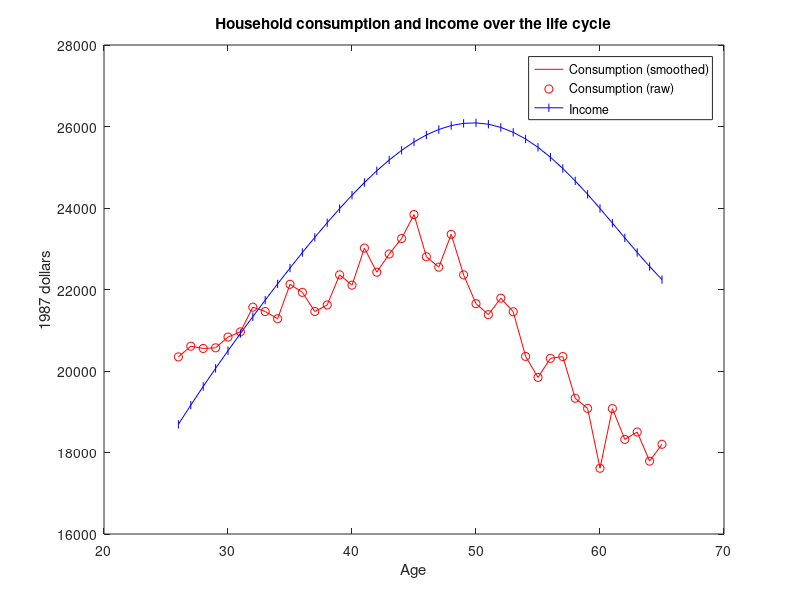

MATLAB code to generate this figure: (Note: this script raises an error after producing the figure.)
% Gourinchas & Parker (2002) - Consumption over the Life-Cycle

% First, does 'robust' estimation with the identity matrix as the weighting matrix
% Second, then does 'efficient' estimation, with the inverse of the
% variance-covariance matrix of the moment conditions, as the weighting matrix

% Currently, I just take the data moments and the weighting matrix from some online materials.

% Alternatively, GP2002_FirstStage.m reproduces the data work from scratch
% (NOT YET COMPLETED)

% Important difference: GP2002 solve based on the FOCs (the consumption
% Euler Eqn). As a result, they do NOT need V_{J+1}, they instead just need
% C_{J+1} [think about writing out a sequence problem, and then think about 
% the FOC between periods J and J+1, all you need is C_{J+1} to iterate from.
% GP2002 write this FOC with C_{J+1} as eqn below eqn (5) on pg 55]. 
% They write out the original model with a kappa and h that determine
% V_{J+1}. But they then can essentially drop kappa, replace h with gamma0
% and gamma1, and because gamma0 and gamma1 determine C_{J+1}, they can
% solve the model without ever finding V_{J+1}. VFI Toolkit works based on
% value function iteration, and so C_{J+1} is not enough for us, we need
% V_{J+1}. We therefore need to work with kappa and h, instead of gamma0
% and gamma1. As a result, we are going to be estimating different
% parameters to what GP2002 do, but we are just estimating a different
% parametrization of the model (with kappa and h to pin down V_{J+1}) than
% what GP2002 used (with gamma0 and gamma1 to pin down C_{J+1}).
% [Both this code and GP2002 also estimate R and rho]

% Another important difference: GP2002 do 'two-iteration efficient SMM'
% (they call it two-step). Here because of the nature of the moments we can
% just directly do efficient GMM (with no need for two-iterations).
 

%% Age and model periods

N_j=40;
Params.agejshifter=25; % first period is age 26
% Age
Params.J=N_j;
Params.agej=1:1:N_j;
Params.age=Params.agejshifter+Params.agej;

% some stuff I want to skip sometimes (1=do them, 0=skip)
preCalibFigures=0;
doRuntimes=0;
doMomentDerivs=0;
doCheckVariousParams=0;

% alternative calibration for final period
altPeriodJ=1;

Params.nSigmas=1; % for both permanent and transitory shocks
% GP2002 did Gauss-Hermite quadrature with 5 points for permanent shocks (and same for for transitory shocks)
% I use KFTT for permanent and Farmer-Toda for transitory with way more points.
% Set small nSigmas, used for both, to be more in line with what a 5 point Gauss-Hermite is likely to produce in terms of amount of income risk

% Robust estimates (W=I): altPeriodJ=0
% nSigmas=0.3: beta=-0.03, rho=1.45   [h=71.25, kappa=7.07]
% nSigmas=0.5: beta=0.966, rho=0.01   [h=0.11, kappa=1.02]
% nSigmas=1:   beta=, rho=


%% Empirical data
% From: https://github.com/ThomasHJorgensen/Sensitivity/tree/master/GP2002
% Who says: Empirical files from the orignal paper is based on the online code for the paper by Andrews et al. (2017, QJE) and can be found here: https://dataverse.harvard.edu/dataset.xhtml?persistentId=doi:10.7910/DVN/LLARSN
% The data files are:
% income.txt:          age profile of average income (in 1000s of 1987 dollars)
% sample_moments.txt:  age profile of average consumption (in 1000s of 1987 dollars)
% weight.txt:          weight matrix used to estimate the structural parameters.
% I copy-pasted the contents of these here
avgincome=[18690.960, 19163.940, 19621.110, 20064.870, 20497.210, 20919.710, 21333.540, 21739.350, 22137.360, 22527.250, 22908.310, 23279.320, 23638.630, 23984.270, 24313.830, 24624.660, 24913.860, 25178.370, 25415.050, 25620.790, 25792.540, 25927.470, 26023.090, 26077.300, 26088.440, 26055.600, 25978.380, 25857.240, 25693.430, 25488.990, 25246.820, 24970.680, 24665.150, 24335.610, 23988.180, 23629.620, 23267.470, 22909.670, 22564.940, 22242.540];
avgconsumption=[20346.439999999999, 20608.549999999999, 20553.389999999999, 20568.669999999998, 20832.849999999999, 20960.669999999998, 21566.720000000001, 21459.770000000000, 21282.630000000001, 22127.910000000000, 21929.880000000001, 21460.419999999998, 21619.970000000001, 22359.830000000002, 22107.360000000001, 23016.139999999999, 22424.619999999999, 22871.310000000001, 23250.590000000000, 23839.259999999998, 22803.639999999999, 22548.490000000002, 23354.259999999998, 22359.360000000001, 21651.770000000000, 21383.049999999999, 21787.459999999999, 21454.160000000000, 20358.779999999999, 19842.860000000001, 20311.130000000001, 20353.930000000000, 19331.619999999999, 19082.180000000000, 17613.980000000000, 19077.070000000000, 18321.340000000000, 18501.980000000000, 17788.040000000001, 18201.759999999998];
WeightingMatrix_AGS2017=diag([3.6872008,3.8049959,3.5500436,3.7745263,4.2091920,4.1346511,3.8382528,3.7693568,4.0865395,3.8544915,3.9664480,3.8415740,4.0701883,3.7211355,3.7487563,3.7335098,3.7867473,3.7138973,3.9722601,3.2203741,3.6383268,3.3823610, 3.7156815,3.3014884,3.1814975,3.7363199,3.7048994, 3.7809048, 3.6250560, 3.2918133, 3.5717417,3.9574252,3.4803905,3.1553934,3.9773247,3.2377166,3.4513555,3.5322114,3.5292536, 3.4207858]);
% Note: I have double-checked these against contents of ./derived/Transparent Identification (Gourinchas and Parker Replication)/output/make.log
%       from the materials of https://dataverse.harvard.edu/dataset.xhtml?persistentId=doi:10.7910/DVN/LLARSN
% Note: This later source got the following as the fitted (estimated) moments for consumption:
fittedavgconsumption_AGS2017=[18675.330192338559, 19388.212600096318, 19931.409678033669, 20416.983059913120, 20846.511902463310, 21249.797274646731, 21568.638059828245, 21960.326011461413, 22250.073312477685, 22572.663315759091, 22762.477900147911, 22965.855194085474, 23083.242442513980, 23172.036295533137, 23106.696851993544, 23010.418890175795, 22932.704122827741, 22774.784936048960, 22610.201008821856, 22425.937563838477, 22235.859576262708, 22038.096024257269, 21875.939447598190, 21683.238568007921, 21469.783149753606, 21258.301954897222, 21061.824954368018, 20832.183568772063, 20577.220515166311, 20348.595988976027, 20110.078731585425, 19875.656107118601, 19617.792926036545, 19368.268110153349, 19120.868715666104, 18842.115913731086, 18605.273565004958, 18327.670847333808, 18072.160850591466, 17806.156351514812];
% Note: these are the fitted moments for AGS2017 estimates:
% beta	0.9574
% rho	0.6526024
% x0	0.061146601185
% gamma0	0.0015
% gamma1	0.071
% From AGS2017: /derived/Transparent Identification (Gourinchas and Parker Replication)/code/gp_procedures.gau
% Is the original code of GP2002 for solving the model.

% Note: GP2002 say WeightingMatrix is diagonal matrix with elements being the inverse of the variance of the moments,
% this would give variance as around 0.3, so presumably is already for log(C)

% Note: average consumption is the raw data (can tell from Fig 2, shown just below)
% GP2002 estimate based on a smooth profile
% GP2002, pg 86: "Smooth profiles are constructed by estimating an equation
% similar to (14) that fixed pi_2 at the value estimated on the unsmoothed
% data, replaces the age and cohort dummies by fifth order polynomials, and
% extends the highest age to 70 to avoid some of the endpoint problems
% commonly encountered with polynomial smoothers"
% Eqn 14: lnCtilde_i=f_i pi_1 + a_i pi_2 + b_i pi_3 + U_i pi_4 + Ret_i pi_5 +epsilon_i
% Where: Ctilde=observed household consumption in the CEX
%        f_i=set of family dummies, a_i=complete set of age dummies
%        b_i=complete set of cohort dummies (less the middle one)
%        U_i=census region unemployment rate in year tau
%        Ret_i=dummy for each group that is equal to 1 when the respondent is retired
smoothavgconsumption=avgconsumption; % PLACEHOLDER


figure(2)
plot(26:1:65,smoothavgconsumption,'-r')
hold on
plot(26:1:65,avgconsumption,'or')
plot(26:1:65,avgincome,'-|b')
hold off
title('Household consumption and income over the life cycle')
legend('Consumption (smoothed)','Consumption (raw)','Income')
ylabel('1987 dollars')
xlabel('Age')

% From the average income profile we derive the expected income growth profile
% Params.g=[log(avgincome(2:end))-log(avgincome(1:end-1)),0]; % GP2002 pg 65 gives this formula
% But actually this is done off of log avg income fitted to a fifth order polynomial in age
% Got polynomial coeffs for upsilon from (Ctrl+F for "permanent income growth" https://github.com/ThomasHJorgensen/Sensitivity/blob/master/GP2002/solve_GP2002.py
Ybar=exp(6.8013936+0.3264338*Params.age-0.0148947*Params.age.^2+0.000363424*Params.age.^3-4.411685*10^(-6)*Params.age.^4+2.056916*10^(-8)*Params.age.^5);
Params.g=[log(Ybar(2:end))-log(Ybar(1:end-1)),0]; % GP2002 pg 65 gives this formula
% Note: Ybar ends up almost identical to avgincome in any case

%% Now, set up the model
n_d=0; % no decision variable
n_a=1001; % 501 % 1001 % assets is the only endogenous state
n_z=75; %51 % 75 Permanent shock (GP2002 renormalize to eliminate this, I just keep it as I'm lazy)
n_e=12; % zero-income shock (since the calibration follow Caroll (1997) I use 12 points as that is what Caroll (1997) used. I am just guessing GP2002 do the same)


%% Parameters
% Note: rho, beta, gamma0, gamma1 are going to be estimated by SMM, so these are anyway just initial guesses
% I set them to the values that GP2002 use for Figure 1 (so that I can reproduce it)

% Preferences
Params.rho=0.514; % CRRA utility param
% Params.upsilon= % Consumption equivalence scale
% GP2002 describe upsilon as a preference shifter that depends on household
% characteristics. But then just simplify it to an consumption equivalence scale anyway.
% Note: GP2002 is weird, as put consumption equivalence scale outside the utility fn, rather than directly on consumption in the utility fn.
% GP2002 say it is a fifth-order polynomial in age
% Got polynomial coeffs for upsilon from (Ctrl+F for "family shifter" https://github.com/ThomasHJorgensen/Sensitivity/blob/master/GP2002/solve_GP2002.py
Params.upsilonraw=0+0.13964975*Params.age-0.0047742190*Params.age.^2+8.5155210*10^(-5)*Params.age.^3-7.9110880*10^(-7)*Params.age.^4+2.9789550*10^(-9)*Params.age.^5;
% ThomasHJorgensen then does exp(upsilonraw-upsilonraw[lag])
Params.upsilonintermediate=exp(Params.upsilonraw(2:end)-Params.upsilonraw(1:end-1));
% ThomasHJorgensen says this is (upsilon_{t+1}/upsilon_t)^(1/rho) [a few lines below "family shifter"].
% Which makes sense looking at eqns (12) and (13) of GP2002.
% [He, like GP2002, works directly, so all they need is (upsilon_{t+1}/upsilon_t)^(1/rho), as that is what appears in the consumption Euler eqn, see eqn 5 of GP2002]
% Because I work with the value function, I need the actual upsilon_t. I will normalize first period value to 1, 
% and then use upsilonintermediate to iterate them
%   Params.upsilon=ones(N_j,1);
%   for jj=2:N_j
%       Params.upsilon(jj)=Params.upsilon(jj-1)*Params.upsilonintermediate(jj-1)^Params.rho;
%   end
% Note: To solve VFI, we need upsilon, but to solve Consumption Euler Eqn
% you only need upsilonintermediate. Hence the dependence on rho is
% implicit, rather than explicit, in the Consumption Euler Eqn estimation.
% But here we do VFI, so we cannot use upsilon in the model (as it depends
% on rho which needs to be estimated) and hence we create the following
% 'upsilon pre rho' that will be modified by rho in the return function.
Params.upsilon_prerho=[1,cumprod(Params.upsilonintermediate)];
% We can get upsilon from this as: upsilon=upsilonprerho^rho [which is done inside the return function+


% Discount factor
Params.beta=0.9598;

% Asset returns
Params.R=1.0344;

% Retirement
Params.gamma0=0.0015;
Params.gamma1=0.0710;
% We do not use gamma0 and gamma1 for anything (as we solve by VFI, while GP2002 solved the FOCs)
% Instead we need
Params.h=Params.gamma0/Params.gamma1;
% Note: GP2002 define gamma0=gamma1*h on pg 55 on line below eqn (6)


% Exogenous shocks
% Permanent shocks
% Params.g was already set above
Params.sigma_z_n=sqrt(0.0212); % standard dev of innovations to z
% Transitory shocks
Params.p=0.00302; % probability of zero earnings
Params.sigma_u=sqrt(0.0440); % std dev of innovations to u (exp(u) occurs with prob 1-p)
% GP2002 report 'variance of permanent shock' and 'variance of transitory shock' in Table 1 on pg 61

% Bequests
Params.kappa=500; 
% GP2002 don't say what value kappa takes as they use euler eqn so just
% need gamma0 and gamma1 (instead of h and kappa)


% Initial assets at age 26
% Done below



%% GP2002 do a first stage estimation of R, p , sigma_z_n and sigma_u
% They get the point estimates as above
% R is interest rate of 3.440, p=0.00302, sigma_z_n=sqrt(0.0212), sigma_u=sqrt(0.0440)
% They also report that the standard error of R is 0.281 and the standard error of p is 0.000764.
% They do not report standard errors of the estimates of sigma_z_n^2 and sigma_u^2


%% Grids
% Because there is a positive probability in every period of zero earnings and agents must die without debt, there is implicitly a no-borrowing constaint
a_grid=(7*10^5)*linspace(0,1,n_a)'.^3; % average annual income is about 20,000, so use max assets of 600,000

d_grid=[];

% # Set permanent income to the first predicted value:
%         self.par.init_P = Ybar[0]/1000.0 # line 1651

% Shocks: Jorgensen codes does Gauss-Hermite for both the permanent and transitory shocks using 5 points for each.
%         My impression from his codes is that this is also what GP2002 did.

% Permanent shocks
% GP2002 has that z_t=G_t z_{t-1} N_t
% G=(1+g) is the growth factor for permanent labor income
% ln(N) ~ N(0, sigma_n^2)
% If we log this process we get: lnZ_t= g + lnZ_t-1 + lnN_t
% Since N_t is log-normal, we just get n_t=log(N_t) ~ N(0, sigma_z_n^2), which is nice and easy
% We need to use the extension of Farmer-Toda to age-dependent parameters to handle the income growth g and that there are permanent shocks
kfttoptions.nSigmas=Params.nSigmas;
kfttoptions.nMoments=2; % discretization targets first two conditional moments
kfttoptions.initialj0mewz=log(Ybar(1)); % Based on codes of Jorgensen (2023), he seems to set period 1 to be a permanent shock on this Ybar(1). This is just like making period 0 the Ybar(1).
[lnz_grid_J, pi_z_J,jequaloneDistz,otheroutputs] = discretizeLifeCycleAR1_KFTT(Params.g,ones(1,N_j),Params.sigma_z_n*ones(1,N_j),n_z,N_j,kfttoptions);
% Note: GP2002 does what you should do in a model with exogenous
% labor and  permament shocks, namely renormalize and then solve. We just
% take the lazy (but computationally costly) option here, on the plus side
% it makes it easy to modify this shock process.
z_grid_J=exp(lnz_grid_J);
% jequaloneDistz is the initial distribution

% Turns out that while the original discretization is good, taking the exponential of the grid messes up the drift.
% (This is fairly standard, discretizing and then taking exponential often messes things up)
% Following few lines are showing what goes wrong
[lnzmean,lnzvariance,lnzautocorrelation,~]=MarkovChainMoments_FHorz(lnz_grid_J,pi_z_J,jequaloneDistz);
[zmean,zvariance,zautocorrelation,~]=MarkovChainMoments_FHorz(z_grid_J,pi_z_J,jequaloneDistz);
% lnzmean./log(Ybar) % Shows that mean of discretized income is always within 1% of data
% zmean./Ybar % shows that after exponentials are taken it yoes wrong
% exp(lnzmean)./Ybar % Shows just a 2-3% difference, so mostly has to do with how exponential interacts with grid and probabilities
% I just do something fairly brute-force to correct this, namely I renormalize each age grid to get the correct growth in mean income
for jj=1:N_j
    z_grid_J(:,jj)=z_grid_J(:,jj)*(Ybar(jj)/zmean(jj));
end
% Check this has done a decent job
[zmean,zvariance,zautocorrelation,~]=MarkovChainMoments_FHorz(z_grid_J,pi_z_J,jequaloneDistz);
% zmean./Ybar % Now these are all equal to 1
% Note: You could definitely do something nicer here, but this will do (as paper is anyway just about age-conditional means)


% Transitory shocks
% First, the e shock which is i.i.d.
% Consists of a first stage, which GP2002 call u
farmertodaoptions.nSigmas=Params.nSigmas; 
[u_grid,pi_u]=discretizeAR1_FarmerToda(0,0,Params.sigma_u,n_e-1,farmertodaoptions);
pi_u=pi_u(1,:)';
% [sum(lnZ_grid.*pi_Z),Params.mew_lnZ] % should be equal, they are
% Now add in the zero-income event, and use Z instead of lnZ
e_grid=[0; exp(u_grid)];
pi_e=[Params.p; (1-Params.p)*pi_u]; % There is no difference between pi_lnZ and pi_Z
  
% sum(e_grid.*pi_e) 
% Not exactly equal to one because of the discretization, so I renormalize the grid so that we get exactly 1
e_grid=e_grid./sum(e_grid.*pi_e);
sum(e_grid.*pi_e) % This should be 1 (it is :)

% Note: GP2002 use zero mean for innovations n and u, which is kind of an odd departure from Carroll (1997) given how closely the income process otherwise follows it
% (Carroll (1997) uses means for u and n that mean that exp(u) and exp(n) are a specific non-zero mean and mean one repectively)

vfoptions.n_e=n_e;
vfoptions.e_grid=e_grid;
vfoptions.pi_e=pi_e;
simoptions.n_e=vfoptions.n_e;
simoptions.e_grid=vfoptions.e_grid;
simoptions.pi_e=vfoptions.pi_e;


%% Return fn
DiscountFactorParamNames={'beta'};

ReturnFn=@(aprime,a,z,e,R,rho,upsilon_prerho,agej,J,beta,kappa,h,altPeriodJ,rhoJ) GourinchasParker2002_ReturnFn(aprime,a,z,e,R,rho,upsilon_prerho,agej,J,beta,kappa,h,altPeriodJ,rhoJ);



%% Initial values for parameters to be estimated
% Use the AGS estimates
Params.beta=0.9574;
Params.rho=0.6526;
Params.gamma0=0.0015;
Params.gamma1=0.071;
Params.h=Params.gamma0/Params.gamma1;
% WHAT IS x0: log(0.0611)=-2.79, so this is omega26_mean, which is anyway almost exactly what I set below: exp(-2.794)=0.0612


Params.kappa=3;
% Overwrite with some better initial guesses based on the solution (calculated on a previous run)
Params.rho=0.3;
% Params.beta=0.94;

if altPeriodJ==1
    Params.rhoJ=Params.rho;
    Params.altPeriodJ=1;
elseif altPeriodJ==0
    Params.rhoJ=0; % Not used for anything
    Params.altPeriodJ=0;
end

%% Try solving value function
tic;
vfoptions.divideandconquer=1; % take advantage of monotonicity for a faster solution algorithm
[V,Policy]=ValueFnIter_Case1_FHorz(n_d,n_a,n_z,N_j,d_grid,a_grid,z_grid_J,pi_z_J,ReturnFn,Params,DiscountFactorParamNames,[],vfoptions);
vftime=toc

%% Initial distribution

% GP2002 do not talk about initial distribution of permanent shocks.
% GP2002 say they set initial assets to be log-normal distribution with
Params.omega26_mean=-2.794; % parameter for the mean of log assets
Params.omega26_stddev=1.784; % parameter for the std dev of log assets
% Note that from these two, we get that the mean of assets is
% exp(Params.omega26_mean+0.5*Params.omega26_stddev^2)=0.300;
% These numbers are from Table II, pg 62 of GP2002.


% So we need to put this log-normal distribution onto our asset grid
tic;
jequaloneDistassets=MVNormal_ProbabilitiesOnGrid(log((a_grid+[10^(-9);zeros(n_a-1,1)])/10000),Params.omega26_mean,Params.omega26_stddev,n_a);
initdisttime=toc
% Note that the normal distribution is put onto log(a_grid), and hence this is like putting a log-normal distribution onto a_grid.
%     First point in a_grid is zero, so have to add something tiny before taking log; this is the +[10^(-9);zeros(n_a-1,1)]
%     This initial distribution is actually on 10,000s of dollars, not on dollars. So I put it onto a_grid/10000, rather than onto a_grid.


% So initial dist is given by
jequaloneDist=zeros(n_a,n_z,n_e);
% I decided to add some variance to the income shocks, otherwise the first moment has almost zero variance at low ages which seems silly (clearly conflicts with data)
jequaloneDist=jequaloneDistassets.*jequaloneDistz'.*shiftdim(pi_e,-2);
% z_grid_J(:,1)=linspace(0.95,1.05,n_z)'.*z_grid_J(:,1); % add 

% GP2002 don't specify age weights, but as their only outputs are
% life-cycle profiles they don't have too. So we will just put equal weights.
AgeWeightParamNames={'mewj'};
Params.mewj=ones(1,N_j)/N_j;

%% Solve agent dist
tic;
StationaryDist=StationaryDist_FHorz_Case1(jequaloneDist,AgeWeightParamNames,Policy,n_d,n_a,n_z,N_j,pi_z_J,Params,simoptions);
disttime=toc

%% Plot some outputs
FnsToEvaluate2.Income=@(aprime,a,z,e) z*e;
FnsToEvaluate2.Consumption=@(aprime,a,z,e,R) R*a+z*e-aprime;
FnsToEvaluate2.z=@(aprime,a,z,e) z;
FnsToEvaluate2.e=@(aprime,a,z,e) e;
FnsToEvaluate2.a=@(aprime,a,z,e) a;

simoptions.whichstats=[1,0,0,0,0,0,0]; % just the mean
tic;
AgeConditionalStats=LifeCycleProfiles_FHorz_Case1(StationaryDist,Policy,FnsToEvaluate2,Params,[],n_d,n_a,n_z,N_j,d_grid,a_grid,z_grid_J,simoptions);
acstime=toc

if preCalibFigures==1
    figure(3);
    plot(Params.age,AgeConditionalStats.Income.Mean)
    hold on
    plot(Params.age,AgeConditionalStats.Consumption.Mean)
    hold off
    title('Model life-cycle profiles (pre-calibration)')
    legend('Income','Consumption')


    figure(4)
    subplot(3,1,1); plot(Params.age,AgeConditionalStats.a.Mean)
    title('Assets (a) (pre-calibration)')
    subplot(3,1,2); plot(Params.age,AgeConditionalStats.z.Mean)
    title('Permanent shock (z) (pre-calibration)')
    subplot(3,1,3); plot(Params.age,AgeConditionalStats.e.Mean)
    title('Transitory shock (e) (pre-calibration)')


    figure(5)
    subplot(2,1,1); plot(26:1:65,avgincome,Params.age,AgeConditionalStats.Income.Mean)
    title('Income (pre-calibration)')
    legend('Data','Model')
    subplot(2,1,2); plot(26:1:65,smoothavgconsumption,Params.age,AgeConditionalStats.Consumption.Mean,26:1:65,fittedavgconsumption_AGS2017)
    title('Consumption (pre-calibration)')
    legend('Data','Model','AGS2017')
end

%% Okay, let's estimate

%% Now, we estimate the model parameters to target the mean life cycle profile of consumption
% To do this using the toolkit there are two things we need to setup
% First, just say all the model parameters we want to calibrate
% For exercise of GP2002 there are four parameters
EstimParamNames={'beta','rho','h','kappa'};
% EstimParamNames gives the names of all the model parameters that will be
% estimated, these parameters must all appear in Params, and the values in
% Params will be used as the initial values.
% All other parameters in Params will remain fixed.

% Second, we need to say which model statistics we want to target
% We can target any model stat generated by the AllStats, and LifeCycleProfiles commands
% We set up a structure containing all of our targets
TargetMoments.AgeConditionalStats.Consumption.Mean=log(smoothavgconsumption');
estimoptions.logmoments=1; % We target log(C), not C. [Note: we put in the target log(C), and use estimoptions.logmoments to say we want to target log(C) so that the model also uses log()]
% Note: When setting up TargetMoments there are some rules you must follow
% There are two options TargetMomements.AgeConditionalStats and
% TargetMoments.AllStats (you can use both). Within these you must 
% follow the structure that you get when you run the commands
% AgeConditionalStats=LifeCycleProfiles_FHorz_Case1()
% and
% AllStats=EvalFnOnAgentDist_AggVars_FHorz_Case1()
% [If you are using PType, then these will be the PType equivalents]

% So we want a FnsToEvaluate which is just consumption (this will be faster as it only includes what we actually need)
FnsToEvaluate.Consumption=@(aprime,a,z,e,R) R*a+z*e-aprime;

save ./SavedOutput/GP2002setup.mat

% load ./SavedOutput/GP2002setup.mat

estimoptions.CalibParamsNames={'R'};

if altPeriodJ==1
    EstimParamNames={'beta','rho','h','kappa','rhoJ'}; % include rhoJ in the parameters to estimate
end

%% I ran it and got estimates along the lines of beta=0.966, rho=0, and h negative.
% Constrain h>=0 
estimoptions.constrainpositive={'h'};

%% Need the Variance-Covariance matrix of the moment conditions
% GP2002 say they set weights as diagonal matrix, with elements being inverse of the variance of the data moments (given the actual numbers, these are presumably for log(C))
% AGS2017 give the weights, but not the original covarinance matrix, so just invert it
CovarMatrixDataMoments=zeros(size(WeightingMatrix_AGS2017));
CovarMatrixDataMoments(logical(eye(size(CovarMatrixDataMoments))))=diag(WeightingMatrix_AGS2017).^(-1); 
% Note: Because the data source used by GP2002 is cross-sectional, the
% covariances between the different age-conditional-means is zero by definition.

% Note: The Variance-Covariance matrix of the moment conditions is not
% typically equal to the Variance-Covariance matrix if the data moments.
% But we are using 'seperable moments' and GMM estimation, so the two
% coincide for us here. [Note, GP2002 and AGS2017 use SMM, so it would not
% be true for them.]

%% Done, setting up. 
ParametrizeParamsFn=[]; % not something we use

%% First, the robust estimation
% Robust: use the identity matrix as weighting matrix

RobustWeightingMatrix=eye(size(CovarMatrixDataMoments));

estimoptions.verbose=1; % give feedback
[EstimParams_robust, EstimParamsConfInts_robust, estsummary_robust]=EstimateLifeCycleModel_MethodOfMoments(EstimParamNames,TargetMoments, RobustWeightingMatrix,CovarMatrixDataMoments, n_d,n_a,n_z,N_j,d_grid, a_grid, z_grid_J, pi_z_J, ReturnFn, Params, DiscountFactorParamNames, jequaloneDist,AgeWeightParamNames, ParametrizeParamsFn, FnsToEvaluate, estimoptions, vfoptions,simoptions);
% EstimParams is the estimated parameter values
% estsummary is a structure containing various info on how the estimation
% went, plus some output useful for analysis

save ./SavedOutput/GP2002estimation_robust.mat EstimParams_robust EstimParamsConfInts_robust Params estsummary_robust estimoptions

save ./SavedOutput/GP2002_1.mat

% estimoptions.skipestimation=1

%% Second, the efficient estimation
% Efficient: use the inverse of the variance-covariance matrix of the moment conditions as the weighting matrix
% Typically, efficient estimation requires a two-iteration estimator.
% But...
% Because we use GMM and separable moments we can do GMM in a single
% iteration. GMM with separable moments means that the variance-covariance 
% matrix of the moment conditions is just equal to the variance-covariance
% matrix of the data moments.

EfficientWeightingMatrix=CovarMatrixDataMoments^(-1);

estimoptions.verbose=1; % give feedback
[EstimParams_eff, EstimParamsConfInts_eff, estsummary_eff]=EstimateLifeCycleModel_MethodOfMoments(EstimParamNames,TargetMoments, EfficientWeightingMatrix,CovarMatrixDataMoments, n_d,n_a,n_z,N_j,d_grid, a_grid, z_grid_J, pi_z_J, ReturnFn, Params, DiscountFactorParamNames, jequaloneDist,AgeWeightParamNames, ParametrizeParamsFn, FnsToEvaluate, estimoptions, vfoptions,simoptions);
% EstimParams is the estimated parameter values
% estsummary is a structure containing various info on how the estimation
% went, plus some output useful for analysis

save ./SavedOutput/GP2002estimation_eff.mat EstimParams_eff EstimParamsConfInts_eff Params estsummary_eff estimoptions

save ./SavedOutput/GP2002_2.mat



%% Do I get the same estimates:
% GP2002 report that: 
% beta=0.960 (std dev. 0.01)
% rho=0.514 (std dev. 0.169)
% h=gamma0/gamma1=0.001/0.071=0.0141
% AGS2017 report that:
% beta=0.9574
% rho=0.6526

% GP2002 had:
% gamma0=0.0015 (std dev. 3.84)
% gamma1=0.0710 (std dev. 0.1215)

% My estimates differ, but because I have a different parametrization of
% period J+1 to GP2002 (I parametrize V_{J+1} by h and kappa, they
% parametrize C_{J+1} by gamma0 and gamma1) it is not possible to just
% compare the value of the objective function under my parameter estimates
% with the value of the objective function under their parameter estimates.




%% Plot some outputs
for cc=1:length(EstimParamNames)
    Params.(EstimParamNames{cc})=EstimParams_robust.(EstimParamNames{cc});
end
simoptions.whichstats=ones(1,7);
[V,Policy]=ValueFnIter_Case1_FHorz(n_d,n_a,n_z,N_j,d_grid,a_grid,z_grid_J,pi_z_J,ReturnFn,Params,DiscountFactorParamNames,[],vfoptions);
StationaryDist=StationaryDist_FHorz_Case1(jequaloneDist,AgeWeightParamNames,Policy,n_d,n_a,n_z,N_j,pi_z_J,Params,simoptions);

% FnsToEvaluate2.Income=@(aprime,a,z,e) z*e;
% FnsToEvaluate2.Consumption=@(aprime,a,z,e,R) R*a+z*e-aprime;
% FnsToEvaluate2.z=@(aprime,a,z,e) z;
% FnsToEvaluate2.e=@(aprime,a,z,e) e;
% FnsToEvaluate2.a=@(aprime,a,z,e) a;

AgeConditionalStats=LifeCycleProfiles_FHorz_Case1(StationaryDist,Policy,FnsToEvaluate2,Params,[],n_d,n_a,n_z,N_j,d_grid,a_grid,z_grid_J,simoptions);

figure(11);
plot(Params.age,AgeConditionalStats.Income.Mean)
hold on
plot(Params.age,AgeConditionalStats.Consumption.Mean)
hold off
title('Model life-cycle profiles')
legend('Income','Consumption')


figure(12)
subplot(3,1,1); plot(Params.age,AgeConditionalStats.a.Mean)
title('Assets (a)')
subplot(3,1,2); plot(Params.age,AgeConditionalStats.z.Mean)
title('Permanent shock (z)')
subplot(3,1,3); plot(Params.age,AgeConditionalStats.e.Mean)
title('Transitory shock (e)')


figure(13)
subplot(2,1,1); plot(26:1:65,avgincome,Params.age,AgeConditionalStats.Income.Mean)
title('Income')
legend('Data','Model')
subplot(2,1,2); plot(26:1:65,smoothavgconsumption,Params.age,AgeConditionalStats.Consumption.Mean,26:1:65,fittedavgconsumption_AGS2017)
title('Consumption')
legend('Data','Model','AGS2017')


% As a check on the graph, calculate the GMM objective function both for our estimate and AGS2017 estimate
Mdiff_mine=(log(smoothavgconsumption)-log(AgeConditionalStats.Consumption.Mean))';
Mdiff_AGS=(log(smoothavgconsumption)-log(fittedavgconsumption_AGS2017))';
GMMobj_mine=Mdiff_mine'*EfficientWeightingMatrix*Mdiff_mine;
GMMobj_AGS=Mdiff_AGS'*EfficientWeightingMatrix*Mdiff_AGS;
% GMMobj_AGS is lower, but because it is based on EE I cannot check if
% their parameters actually give the consumption means that they report (or
% if their mean consumption profile is actually impossible to acheive due
% to V_{J+1} having different parametrization to C_{J+1}.)
% Given their parameter estimates are essentailly my initial guess, I expect the
% alternative parametrization makes it impossible to achieve an objective
% function value as low as theirs.

save ./SavedOutput/GP2002_3.mat


%% Check asset grid (make sure people are not trying to leave the top end)
Sdist=squeeze(sum(sum(StationaryDist,3),2));
Sdist=cumsum(Sdist,1);
Sdist=Sdist./Sdist(end,:); % normalize to 1 conditional on age
figure(14)
plot(Sdist(:,1))
hold on
plot(Sdist(:,10))
plot(Sdist(:,20))
plot(Sdist(:,30))
plot(Sdist(:,40))
hold off
legend('period 1','10','20','30','40')
title('CDF of households over assets')
% Seems fine, no-one runs into the top of the grid

% Take a look at dist over z shocks too (just to see)
Sdistz=squeeze(sum(sum(StationaryDist,3),1));
Sdistz=cumsum(Sdistz,1);
Sdistz=Sdistz./Sdistz(end,:); % normalize to 1 conditional on age
figure(15)
plot(Sdistz(:,1))
hold on
plot(Sdistz(:,10))
plot(Sdistz(:,20))
plot(Sdistz(:,30))
plot(Sdistz(:,40))
hold off
legend('period 1','10','20','30','40')
title('CDF of households over z (unit-root shocks)')


%% Runtime Comparisons
% needed for paper
if doRuntimes==1
    simoptions.whichstats=[1,0,0,0,0,0,0];
    simoptions.numbersims=1000; % for panel data

    FnsToEvaluate_temp.Consumption=FnsToEvaluate.Consumption; % Just consumption

    R=100; % Across 100 runs
    vftime=zeros(1,R);
    disttime=zeros(1,R);
    acstime=zeros(1,R);
    paneltime=zeros(1,R);
    acspaneltime=zeros(1,R);
    for rr=1:R
        fprintf('Runtime comparison: rr=%i \n',rr)

        tic;
        [V,Policy]=ValueFnIter_Case1_FHorz(n_d,n_a,n_z,N_j,d_grid,a_grid,z_grid_J,pi_z_J,ReturnFn,Params,DiscountFactorParamNames,[],vfoptions);
        vftime(rr)=toc;

        tic;
        StationaryDist=StationaryDist_FHorz_Case1(jequaloneDist,AgeWeightParamNames,Policy,n_d,n_a,n_z,N_j,pi_z_J,Params,simoptions);
        disttime(rr)=toc;

        tic;
        AgeConditionalStats=LifeCycleProfiles_FHorz_Case1(StationaryDist,Policy,FnsToEvaluate_temp,Params,[],n_d,n_a,n_z,N_j,d_grid,a_grid,z_grid_J,simoptions);
        acstime(rr)=toc;

        tic;
        simPanelValues=SimPanelValues_FHorz_Case1(jequaloneDist,Policy,FnsToEvaluate_temp,Params,[],n_d,n_a,n_z,N_j,d_grid,a_grid,z_grid_J,pi_z_J,simoptions);
        paneltime(rr)=toc;

        tic;
        AgeConditionalStats_PanelValues=PanelValues_LifeCycleProfiles_FHorz(simPanelValues,N_j,simoptions);
        acspaneltime(rr)=toc;

    end

    %% Runtime comparisons
    fprintf('When doing iteration runtimes are \n')
    [mean(disttime(2:end)),mean(acstime(2:end)),mean(disttime(2:end)+acstime(2:end))]
    fprintf('When doing simulation runtimes are \n')
    [mean(paneltime(2:end)),mean(acspaneltime(2:end)),mean(paneltime(2:end)+acspaneltime(2:end))] % first panel simulation contains time to open cpu pool, so drop it
    fprintf('For comparison, the value fn runtime is \n')
    mean(vftime)

    fprintf('Ratio of iteration-to-simulation runtimes is \n')
    mean(disttime(2:end)+acstime(2:end))/mean(paneltime(2:end)+acspaneltime(2:end))

end % doRuntimes

% %% Can we tell in advance which are likely to be best moments to target?
% % Calculate all the derivatives of moments with respect to parameters
% % Want to think about Gourinchas & Parker (2002) vs Cagetti (2003)
% % Both essentially estimate model of Carroll (1997)
% % GP2002 targets age-conditional mean of consumption
% % C2003 targets age-conditional median of wealth
% % Use calibrated parameters of Carroll (1997) 
% 
% if doMomentDerivs==1
%     % load ./SavedOutput/GP2002_1.mat
% 
%     FnsToEvaluate3.Consumption=@(aprime,a,z,e,R) R*a+z*e-aprime;
%     FnsToEvaluate3.Wealth=@(aprime,a,z,e) a;
% 
% 
%     Params.beta=1/(1+0.04);
%     Params.rho=2;
%     % Carroll (1997) doesn't need/use a parametrization of V_{T+1}, so I will just use our estimated one.
%     Params.h=EstimParams_eff.h;
%     Params.kappa=EstimParams_eff.kappa;
% 
%     % Compute the derivatives of model moments with respect to parameters to be estimated.
%     [MomentDerivatives, SortedMomentDerivatives, momentderivsummary]=EstimateLifeCycleModel_MomentDerivatives(EstimParamNames, n_d,n_a,n_z,N_j,d_grid, a_grid, z_grid_J, pi_z_J, ReturnFn, Params, DiscountFactorParamNames, jequaloneDist,AgeWeightParamNames, ParametrizeParamsFn, FnsToEvaluate3, estimoptions, vfoptions,simoptions);
% 
% 
%     % How does beta matter?
%     % Look at the derivatives w.r.t. beta for age-conditional mean of consumption
%     MomentDerivatives.wrt_beta.AgeConditionalStats.Consumption.Mean
%     % Look at the derivatives w.r.t. beta for age-conditional median of wealth
%     MomentDerivatives.wrt_beta.AgeConditionalStats.Wealth.Median
%     MomentDerivatives.wrt_beta.AgeConditionalStats.Wealth.Mean
% 
%     % How does rho matter?
%     % Look at the derivatives w.r.t. beta for age-conditional mean of consumption
%     MomentDerivatives.wrt_rho.AgeConditionalStats.Consumption.Mean
%     % Look at the derivatives w.r.t. beta for age-conditional median of wealth
%     MomentDerivatives.wrt_rho.AgeConditionalStats.Wealth.Median
%     MomentDerivatives.wrt_rho.AgeConditionalStats.Wealth.Mean
% 
%     save ./SavedOutput/MomentDerivatives.mat MomentDerivatives Params momentderivsummary
% 
%     % What about std deviations of the empirical moments?
%     % GP2002 get consumption data using 40,000 households, but across all the age it is nearer 1000 per age.
%     % GP2002, pg 48: "from a sample of roughly 40,000 households from the Consumer Expenditure Survey (CEX) from 1980 to 1993"
%     % C2003, apparently just 20 to 100 observations per age
%     % C2003 gets wealth data from Survey of Consumer Finances (SCF), has
%     % roughly 3275 individual households worth of data (top pg 343)
%     % I have the variance of the empirical moments for GP2002 (see near top of code, they were used for the weighting matrix)
%     % C2003 does not appear to report hem (and don't think codes are available, I have not tried emailing Marco Cagetti to ask if he still has them)
% 
% 
%     % Note: C2003 does simulations with 10,000 individuals (C2003, pg 352: "the
%     % life cycle profiles are simulated for 10,000 households while each age
%     % group contains from 20 to 100 observations, so the ratio of observations
%     % to simulated points is extremely low")
%     % Note: C2003, pg 352 "The variance of the estimator due to the simulation
%     % is not considered", not sure what he means by this? Guessing he just
%     % omits the (1+1/s) term from the covar matrix of the parameter estimates?
% 
%     % GP2002 parameter estimates:
%     % beta    0.9598 (0.0101)
%     % rho     0.5140 (0.1690)
%     % gamma0  0.0015 (5.68x10^(-6))
%     % gamma1  0.0710 (0.0613)
%     %
%     % C2003 parameter estimates:
%     % beta
% 
% 
% 
% 
%     %% Double-check the way I use finite-difference to compute derivatives
%     for cc=1:length(EstimParamNames)
%         Params.(EstimParamNames{cc})=EstimParams_robust.(EstimParamNames{cc});
%     end
%     diffParamName={'h'}
%     epsilon=(10^4)*sqrt(2.2)*10^(-8);
%     disp('baseline')
%     [V,Policy]=ValueFnIter_Case1_FHorz(n_d,n_a,n_z,N_j,d_grid,a_grid,z_grid_J,pi_z_J,ReturnFn,Params,DiscountFactorParamNames,[],vfoptions);
%     StationaryDist=StationaryDist_FHorz_Case1(jequaloneDist,AgeWeightParamNames,Policy,n_d,n_a,n_z,N_j,pi_z_J,Params,simoptions);
%     AgeConditionalStats1=LifeCycleProfiles_FHorz_Case1(StationaryDist,Policy,FnsToEvaluate2,Params,[],n_d,n_a,n_z,N_j,d_grid,a_grid,z_grid_J,simoptions);
%     disp('upwind')
%     Params.(diffParamName{1})=EstimParams_robust.(diffParamName{1})*(1+epsilon);
%     [V,Policy]=ValueFnIter_Case1_FHorz(n_d,n_a,n_z,N_j,d_grid,a_grid,z_grid_J,pi_z_J,ReturnFn,Params,DiscountFactorParamNames,[],vfoptions);
%     StationaryDist=StationaryDist_FHorz_Case1(jequaloneDist,AgeWeightParamNames,Policy,n_d,n_a,n_z,N_j,pi_z_J,Params,simoptions);
%     AgeConditionalStats1up=LifeCycleProfiles_FHorz_Case1(StationaryDist,Policy,FnsToEvaluate2,Params,[],n_d,n_a,n_z,N_j,d_grid,a_grid,z_grid_J,simoptions);
%     disp('downwind')
%     Params.(diffParamName{1})=EstimParams_robust.(diffParamName{1})*(1-epsilon);
%     [V,Policy]=ValueFnIter_Case1_FHorz(n_d,n_a,n_z,N_j,d_grid,a_grid,z_grid_J,pi_z_J,ReturnFn,Params,DiscountFactorParamNames,[],vfoptions);
%     StationaryDist=StationaryDist_FHorz_Case1(jequaloneDist,AgeWeightParamNames,Policy,n_d,n_a,n_z,N_j,pi_z_J,Params,simoptions);
%     AgeConditionalStats1down=LifeCycleProfiles_FHorz_Case1(StationaryDist,Policy,FnsToEvaluate2,Params,[],n_d,n_a,n_z,N_j,d_grid,a_grid,z_grid_J,simoptions);
% 
%     difflogCup=log(AgeConditionalStats1up.Consumption.Mean)-log(AgeConditionalStats1.Consumption.Mean);
%     difflogCdown=log(AgeConditionalStats1.Consumption.Mean)-log(AgeConditionalStats1down.Consumption.Mean);
%     difflogCcenter=log(AgeConditionalStats1up.Consumption.Mean)-log(AgeConditionalStats1down.Consumption.Mean);
% 
%     diffCup=AgeConditionalStats1up.Consumption.Mean-AgeConditionalStats1.Consumption.Mean;
%     diffCdown=AgeConditionalStats1.Consumption.Mean-AgeConditionalStats1down.Consumption.Mean;
%     diffCcenter=AgeConditionalStats1up.Consumption.Mean-AgeConditionalStats1down.Consumption.Mean;
% 
%     dlnCdbeta_up=difflogCup./(epsilon*EstimParams_robust.(diffParamName{1}));
%     dlnCdbeta_down=difflogCdown./(epsilon*EstimParams_robust.(diffParamName{1}));
%     dlnCdbeta_center=difflogCcenter./(2*epsilon*EstimParams_robust.(diffParamName{1}));
% 
%     dCdbeta_up=diffCup./(epsilon*EstimParams_robust.(diffParamName{1}));
%     dCdbeta_down=diffCdown./(epsilon*EstimParams_robust.(diffParamName{1}));
%     dCdbeta_center=diffCcenter./(2*epsilon*EstimParams_robust.(diffParamName{1}));
% 
% 
%     disp('Finite difference gives derivatives as \n')
%     [dlnCdbeta_up; dlnCdbeta_down; dlnCdbeta_center]
% 
% 
%     % estsummary_robust.doublechecks.epsilon1000000.J
% 
%     % estsummary_robust.doublechecks.epsilon10000.J
% 
%     % estsummary_robust.doublechecks.epsilon100.J
% end



%% Check the standard errors, using much larger grids
n_a=2501;
a_grid=(7*10^5)*linspace(0,1,n_a)'.^3; % average annual income is about 20,000, so use max assets of 600,000
% Changing a_grid, we also need to change
jequaloneDistassets=MVNormal_ProbabilitiesOnGrid(log(a_grid/1000+[10^(-9);zeros(n_a-1,1)]),Params.omega26_mean,Params.omega26_stddev,n_a); % note: first point in a_grid is zero, so have to add something tiny before taking log
% I decided to add some variance to the income shocks, otherwise the first moment has almost zero variance at low ages which seems silly (clearly conflicts with data)
jequaloneDist=jequaloneDistassets.*jequaloneDistz'.*shiftdim(pi_e,-2);

estimoptions.skipestimation=1
vfoptions.level1n=15;

for cc=1:length(EstimParamNames)
    Params.(EstimParamNames{cc})=EstimParams_robust.(EstimParamNames{cc});
end
[EstimParams_robust2, EstimParamsConfInts_robust2, estsummary_robust2]=EstimateLifeCycleModel_MethodOfMoments(EstimParamNames,TargetMoments, RobustWeightingMatrix,CovarMatrixDataMoments, n_d,n_a,n_z,N_j,d_grid, a_grid, z_grid_J, pi_z_J, ReturnFn, Params, DiscountFactorParamNames, jequaloneDist,AgeWeightParamNames, ParametrizeParamsFn, FnsToEvaluate, estimoptions, vfoptions,simoptions);

for cc=1:length(EstimParamNames)
    Params.(EstimParamNames{cc})=EstimParams_eff.(EstimParamNames{cc});
end
estimoptions.efficientW=1; % Not really needed as in principle the formulas are the same anyway
[EstimParams_eff2, EstimParamsConfInts_eff2, estsummary_eff2]=EstimateLifeCycleModel_MethodOfMoments(EstimParamNames,TargetMoments, EfficientWeightingMatrix,CovarMatrixDataMoments, n_d,n_a,n_z,N_j,d_grid, a_grid, z_grid_J, pi_z_J, ReturnFn, Params, DiscountFactorParamNames, jequaloneDist,AgeWeightParamNames, ParametrizeParamsFn, FnsToEvaluate, estimoptions, vfoptions,simoptions);


save ./GP2002bigsave.mat



